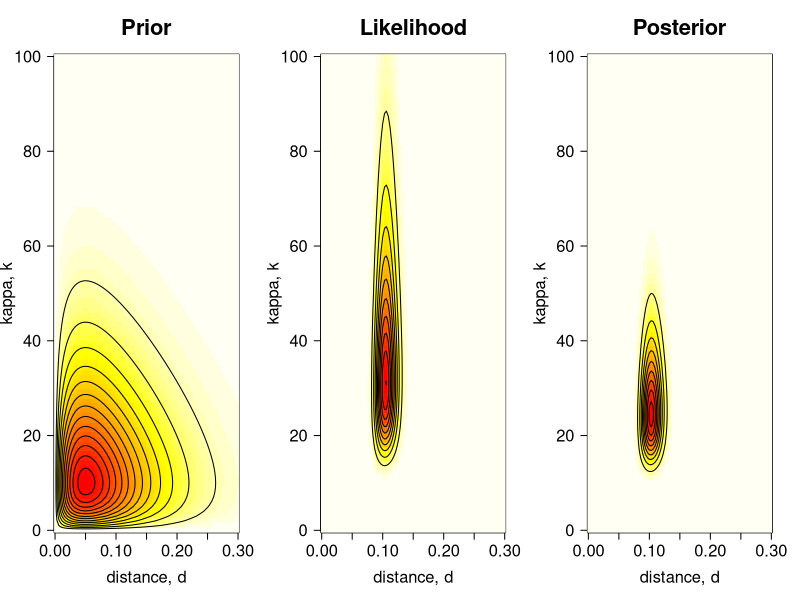
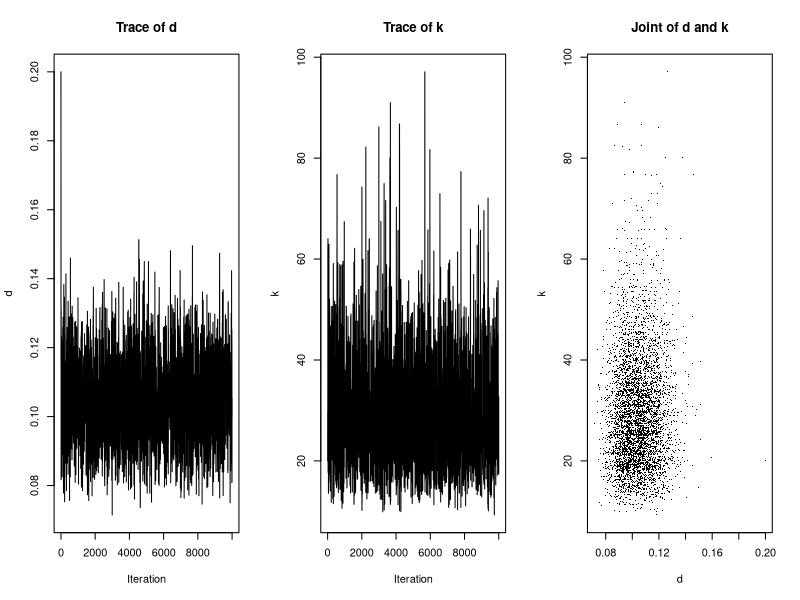
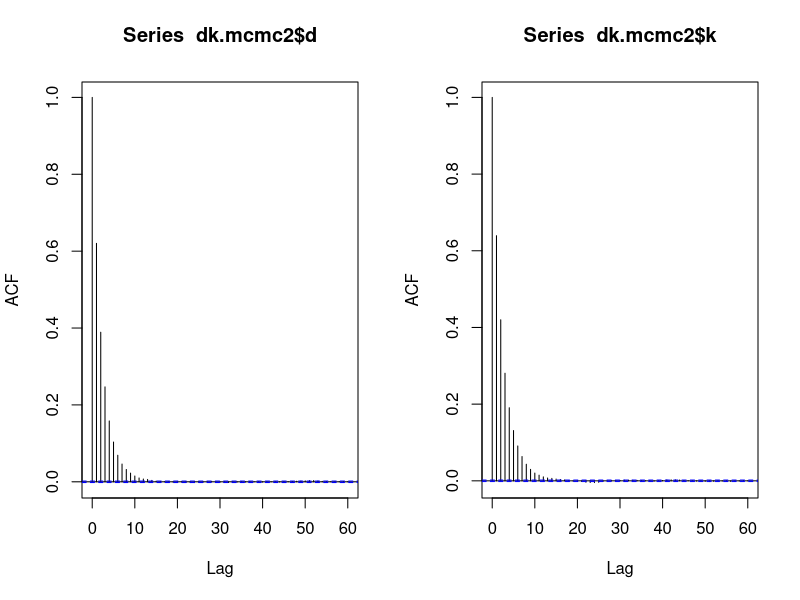
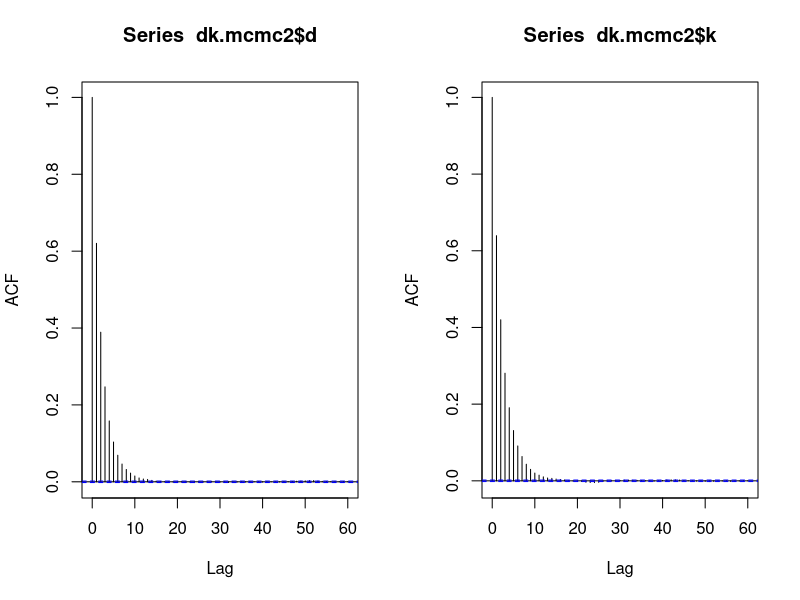
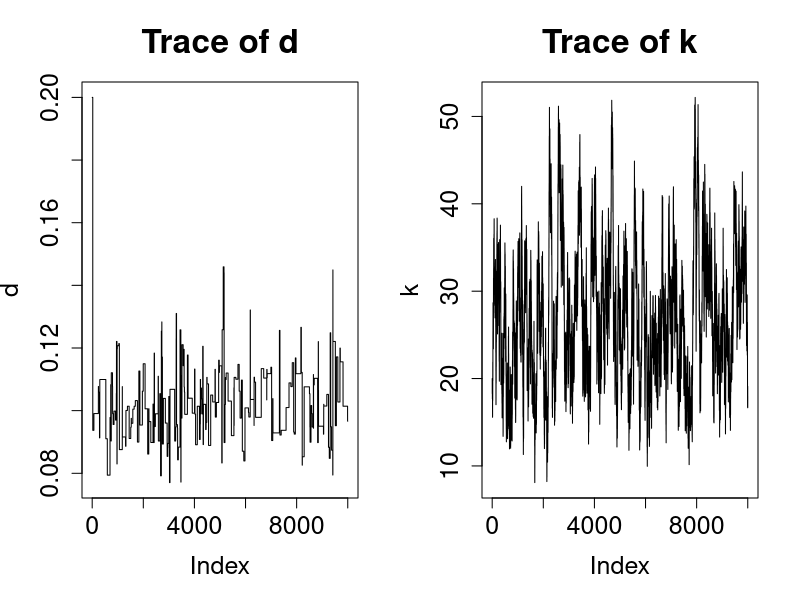
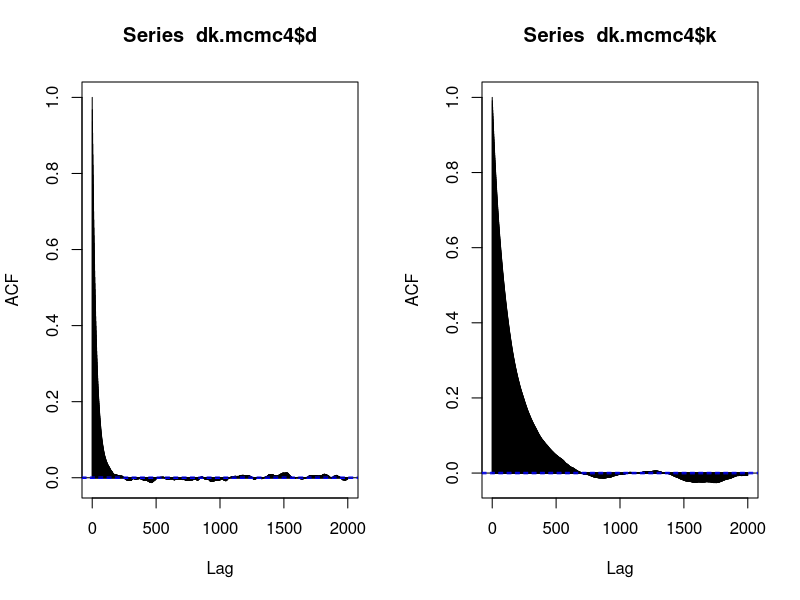
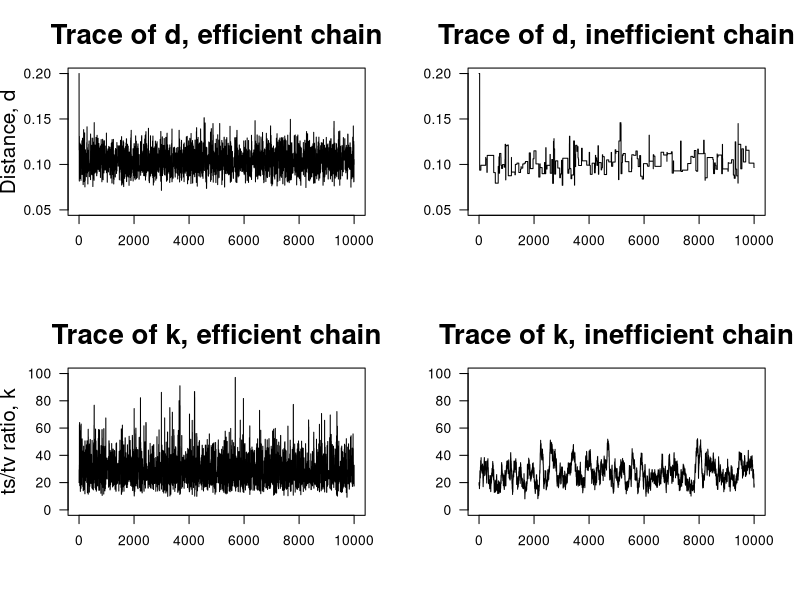
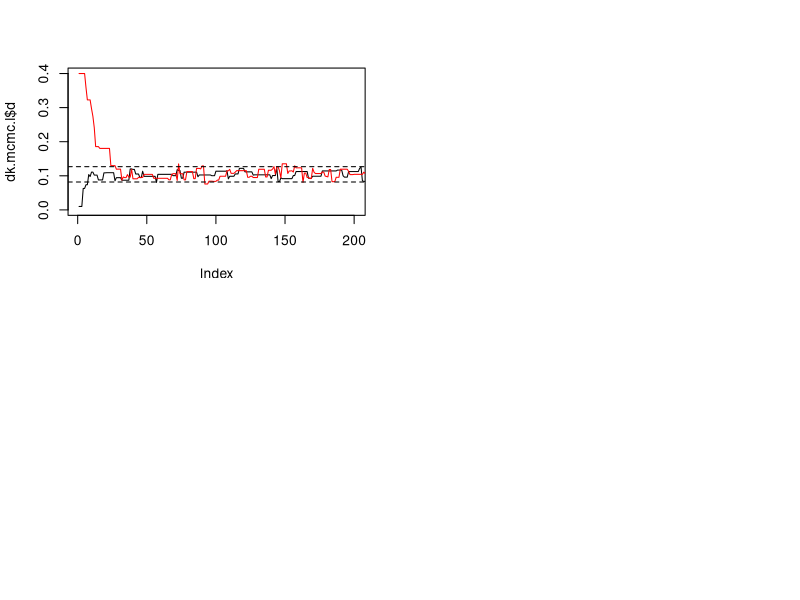

The R script that drew these images, in order:
## ---- chunk 1
knitr::opts_chunk$set(echo = TRUE)
## ---- chunk 2
# Length of alignment in bp
n  <- 948
# Total number of transitions (23+30+10+21)
ns <- 84
# Total number of transversions (1+0+2+0+2+1+0+0)
nv <- 6
## ---- chunk 3
# Define log-likelihood function, f(D|d,k).
# This uses Kimura's (1980) substitution model. See p.8 in Yang (2014).
#
# Arguments:
#
#   d  Numeric, value for the distance.
#   k  Numeric, value for parameter kappa.
#   n  Numeric, length of the alignment. Default: 948.
#   ns Numeric, total number of transitions. Default: 84.
#   nv Numeric, total number of transcersions. Default: 6.
k80.lnL <- function( d, k, n = 948, ns = 84, nv = 6 ) {

  # Define probabilities
  p0 <- .25 + .25 * exp( -4*d/( k+2 ) ) + .5 * exp( -2*d*( k+1 )/( k+2 ) )
  p1 <- .25 + .25 * exp( -4*d/( k+2 ) ) - .5 * exp( -2*d*( k+1 )/( k+2 ) )
  p2 <- .25 - .25 * exp( -4*d/( k+2 ) )

  # Return log-likelihood
  return ( ( n - ns - nv ) * log( p0/4 ) +
            ns * log( p1/4 ) + nv * log( p2/4 ) )

}
## ---- chunk 4
# Number of values that we want to collect for 
# each parameter of interest
dim <- 100
# Vector of `d` values
d.v <- seq( from = 0, to = 0.3, len = dim )
# Vector of `k` values
k.v <- seq( from = 0, to = 100, len = dim )
# Define grid where we will save all possible 
# combinations with the 100 values of `d` and 
# the 100 values of `k`
dk  <- expand.grid( d = d.v, k = k.v )
## ---- chunk 5
# Compute likelihood surface, f(D|d,k)
lnL <- matrix( k80.lnL( d = dk$d, k = dk$k ), ncol = dim )
## ---- chunk 6
# For numerical reasons, we scale the likelihood to be 1
# at the maximum, i.e., we subtract max(lnL)
L <- exp( lnL - max( lnL ) )
## ---- chunk 7
# Compute prior surface, f(D)f(k)
Pri <- matrix( dgamma( x = dk$d, shape = 2, rate = 20 ) *
               dgamma( x = dk$k, shape = 2, rate = .1 ),
               ncol = dim )
## ---- chunk 8
# Compute unnormalised posterior surface, f(d)f(k)f(D|d,k)
Pos <- Pri * L
## ---- chunk 9
# Plot prior, likelihood, and unnormalised posterior surfaces.
# We want one row and three columns.
par( mfrow = c( 1, 3 ) )
# Prior surface. Note that the `contour()` function creates a contour plot.
image( x = d.v, y = k.v, z = -Pri, las = 1, col = heat.colors( 50 ),
       main = "Prior", xlab = "distance, d",
       ylab = "kappa, k", cex.main = 2.0,
       cex.lab = 1.5, cex.axis = 1.5 )
contour( x = d.v, y = k.v, z = Pri, nlev=10, drawlab = FALSE, add = TRUE )
# Likelihood surface + contour plot.
image( x = d.v, y = k.v, z = -L, las = 1, col = heat.colors( 50 ),
       main = "Likelihood", xlab = "distance, d",
       ylab = "kappa, k", cex.main = 2.0,
       cex.lab = 1.5, cex.axis = 1.5 )
contour( x = d.v, y = k.v, z = L, nlev = 10,
         drawlab = FALSE, add = TRUE)
# Unnormalised posterior surface + contour plot.
image( x = d.v, y = k.v, z = -Pos, las = 1, col = heat.colors( 50 ),
       main = "Posterior", xlab = "distance, d",
       ylab = "kappa, k", cex.main = 2.0,
       cex.lab = 1.5, cex.axis = 1.5 )
contour( x = d.v, y = k.v, z = Pos, nlev = 10,
         drawlab = FALSE, add = TRUE )
## ---- chunk 10
# Define function that returns the logarithm of the unnormalised posterior:
#                             f(d) * f(k) * f(D|d,k)
# By, default we set the priors as:
#                  f(d) = Gamma(d | 2, 20) and f(k) = Gamma(k | 2, .1)
#
# Arguments:
#
#   d     Numeric, value for the distance.
#   k     Numeric, value for parameter kappa.
#   n     Numeric, length of the alignment. Default: 948.
#   ns    Numeric, total number of transitions. Default: 84.
#   nv    Numeric, total number of transcersions. Default: 6.
#   a.d.  Numeric, alpha value of the Gamma distribution that works as a prior
#         for the distance (d). Default: 2.
#   b.d.  Numeric, beta value pf the Gamma distribution that works as a prior
#         for parameter distance (d). Default: 20.
#   a.k.  Numeric, alpha value for the Gamma distribution that works as a prior
#         for parameter kappa (k). Default: 2.
#   b.k.  Numeric, beta value for the Gamma distribution that works as a prior
#         for parameter kappa (k). Default: 0.1.
ulnPf <- function( d, k, n = 948, ns = 84, nv = 6,
                   a.d = 2, b.d = 20, a.k = 2, b.k = .1 ){

  # The normalising constant in the prior densities can be ignored
  lnpriord <- ( a.d - 1 )*log( d ) - b.d * d
  lnpriork <- ( a.k - 1 )*log( k ) - b.k * k

  # Define log-likelihood (K80 model)
  expd1 <- exp( -4*d/( k+2 ) )
  expd2 <- exp( -2*d*( k+1 )/( k+2 ) )
  p0 <- .25 + .25 * expd1 + .5 * expd2
  p1 <- .25 + .25 * expd1 - .5 * expd2
  p2 <- .25 - .25 * expd1
  lnL <- ( ( n - ns - nv ) * log( p0/4 ) + ns * log( p1/4 ) + nv * log( p2/4 ) )

  # Return unnormalised posterior (they are lnL, so 
  # you return their sum!)
  return ( lnpriord + lnpriork + lnL )
}
## ---- chunk 11
# Define function with MCMC algorithm.
#
# Arguments:
#
#   init.d  Numeric, initial state value for parameter d.
#   init.k  Numeric, initial state value for paramter k.
#   N       Numeric, number of iterations that the MCMC will run.
#   w.d     Numeric, width of the sliding-window proposal for d.
#   w.k     Numeric, width of the sliding-window proposal for k.
mcmcf <- function( init.d, init.k, N, w.d, w.k ) {

  # We keep the visited states (d, k) in sample.d and sample.k
  # for easy plotting. In practical MCMC applications, these
  # are usually written into a file. These two objects are numeric
  # vectors of length N+1.
  sample.d <- sample.k <- numeric( N+1 )

  # STEP 1: Set initial parameter values to be used during the first
  #         iteration of the MCMC.
  # 1.1. Get initial values for parameters k and d. Save these values
  #      in vectors sample.d and sample.k
  d <- init.d;  sample.d[1] <- init.d
  k <- init.k;  sample.k[1] <- init.k
  # 1.2. Get unnormalised posterior
  ulnP  <- ulnPf( d = d, k = k )
  # 1.3. Initialise numeric vectors that will be used to keep track of
  #      the number of times proposed values for each parameter,
  #      d and k, have been accepted
  acc.d <- 0; acc.k <- 0
  # 1.4. Start MCMC, which will run for N iterations
  for ( i in 1:N ){

    # STEP 2: Propose a new state d*.
    # We use a uniform sliding window of width w with reflection
    # to propose new values d* and k*
    # 2.1. Propose d* and accept/reject the proposal
    dprop <- d + runif( n = 1, min = -w.d/2, max = w.d/2 )
    # 2.2. Reflect if dprop is negative
    if ( dprop < 0 ) dprop <- -dprop
    # 2.3. Compute unnormalised posterior
    ulnPprop <- ulnPf( d = dprop, k = k )
    lnalpha  <- ulnPprop - ulnP

    # STEP 3: Accept or reject the proposal:
    #            if ru < alpha accept proposed d*
    #            else reject and stay where we are
    if ( lnalpha > 0 || runif( n = 1 ) < exp( lnalpha ) ){
      d      <- dprop
      ulnP   <- ulnPprop
      acc.d  <- acc.d + 1
    }

    # STEP 4: Repeat steps 2-3 to propose a new state k*.
    # 4.1. Propose k* and accept/reject the proposal
    kprop <- k + runif( n = 1, min = -w.k/2, max = w.k/2 )
    # 4.2. Reflect if kprop is negative
    if ( kprop < 0 ) kprop <- -kprop
    # 4.3. Compute unnormalised posterior
    ulnPprop <- ulnPf( d = d, k = kprop )
    lnalpha  <- ulnPprop - ulnP
    # 4.4. Accept/reject proposal:
    #          if ru < alpha accept proposed k*
    #          else reject and stay where we are
    if ( lnalpha > 0 || runif( n = 1 ) < exp( lnalpha ) ){
      k     <- kprop
      ulnP  <- ulnPprop
      acc.k <- acc.k + 1
    }

    # STEP 5: Save chain state for each parameter so we can later
    #         plot the corresponding histograms
    sample.d[i+1] <- d
    sample.k[i+1] <- k
  }

  # Print out the proportion of times
  # the proposals were accepted
  cat( "Acceptance proportions:\n", "d: ", acc.d/N, " | k: ", acc.k/N, "\n" )

  # Return vector of d and k visited during MCMC
  return( list( d = sample.d, k = sample.k ) )

}
## ---- chunk 12
set.seed( 12345 )
## ---- chunk 13
# Test run-time
system.time( mcmcf( init.d = 0.2, init.k = 20, N = 1e4,
                    w.d = 0.12, w.k = 180 ) )
## ---- chunk 14
# Run MCMC and save output
dk.mcmc <- mcmcf( init.d = 0.2, init.k = 20, N = 1e4,
                  w.d = 0.12, w.k = 180 )
## ---- chunk 15
# Plot traces of the values sampled for each parameter
par( mfrow = c( 1,3 ) )
# Plot trace for parameter d
plot( x = dk.mcmc$d, ty = 'l', xlab = "Iteration",
      ylab = "d", main = "Trace of d" )
# Plot trace for parameter k
plot( x = dk.mcmc$k, ty = 'l', xlab = "Iteration",
      ylab = "k", main = "Trace of k" )
# Plot the joint sample of d and k (points sampled from posterior surface)
plot( x = dk.mcmc$d, y = dk.mcmc$k, pch = '.', xlab = "d",
      ylab = "k", main = "Joint of d and k" )
## ---- chunk 16
## The chains have converged - "hairy caterpillar"! - w diff starting params,
## still get convergence to these values
## ---- chunk 17
# Run n=1e6 iterations
dk.mcmc2 <- mcmcf( init.d = 0.2, init.k = 20, N = 1e6,
                   w.d = .12, w.k = 180 )
# Plot ACF for each parameter
par( mfrow = c( 1,2 ) )
acf( x = dk.mcmc2$d )
acf( x = dk.mcmc2$k )
## ---- chunk 18
## They are efficient - not too much autocorr
## ---- chunk 19
# Define efficiency function
#
# Arguments:
#  acf  Numeric, autocorrelation value
eff <- function( acf ) 1 / ( 1 + 2 * sum( acf$acf[-1] ) )
## ---- chunk 20
# Compute efficiency
eff( acf = acf( dk.mcmc2$d ) )
eff( acf = acf( dk.mcmc2$k ) )
## ---- chunk 21
## It looks efficient!
## ---- chunk 22
dk.mcmc3 <- mcmcf( init.d = 0.2, init.k = 20, N = 1e4,
                   w.d = 3, w.k = 5 )
## ---- chunk 23
# Plot traces for each parameter.
par( mfrow = c( 1,2 ) )
plot( x = dk.mcmc3$d, ty = 'l', main = "Trace of d", cex.main = 2.0,
      cex.lab = 1.5, cex.axis = 1.5, ylab = "d" )
plot( x = dk.mcmc3$k, ty = 'l', main = "Trace of k", cex.main = 2.0,
      cex.lab = 1.5, cex.axis = 1.5, ylab = "k" )
## ---- chunk 24
## Neither plot looks good - ie inefficient for both params - neither has happily settled - no hairy caterpillars!

## ---- chunk 25
# Run MCMC
dk.mcmc4 <- mcmcf( init.d = 0.2, init.k = 20, N = 1e6,
                   w.d = 3, w.k = 5 )
# Compute efficiency values
eff( acf = acf( dk.mcmc4$d, lag.max = 2e3 ) )
eff( acf = acf( dk.mcmc4$k, lag.max = 2e3 ) )
# Plot the traces for efficient (part 2) and inefficient chains.
par( mfrow = c( 2,2 ) )
plot( dk.mcmc$d, ty = 'l', las = 1, ylim = c( .05,.2 ),
      main = "Trace of d, efficient chain", xlab = '',
      ylab = "Distance, d", cex.main = 2.0, cex.lab = 1.5 )
plot( dk.mcmc3$d, ty = 'l', las = 1, ylim = c( .05,.2 ),
      main = "Trace of d, inefficient chain", xlab='',
      ylab = '', cex.main = 2.0, cex.lab = 1.5 )
plot( dk.mcmc$k, ty = 'l', las = 1, ylim = c( 0,100 ),
      main = "Trace of k, efficient chain",
      xlab = '', ylab = "ts/tv ratio, k",
      cex.main = 2.0, cex.lab = 1.5 )
plot( dk.mcmc3$k, ty = 'l', las = 1, ylim = c( 0,100 ),
      main = "Trace of k, inefficient chain",
      xlab = '', ylab = '', cex.main = 2.0, cex.lab = 1.5 )
## ---- chunk 26
## try plotting mcmc4 (takes a while)

## when running for longer -> chains do converge

## ---- chunk 27
# Run MCMCs with high/low starting values for parameters d and k.
dk.mcmc.l <- mcmcf( init.d = 0.01, init.k = 20, N = 1e4,
                    w.d = .12, w.k = 180 )
dk.mcmc.h <- mcmcf( init.d = 0.4, init.k = 20, N = 1e4,
                    w.d = .12, w.k = 180 )
## ---- chunk 28
# Compute mean and sd for d
mean.d <- mean( dk.mcmc.l$d )
sd.d   <- sd( dk.mcmc.l$d )
## ---- chunk 29
# Plot the two chains 
plot( dk.mcmc.l$d, xlim = c( 1,200 ), ylim = c( 0,0.4 ), ty = "l" )
lines( dk.mcmc.h$d, col = "red" )
# Plot a horizontal dashed line to indicate (approximately)
# the 95% CI.
abline( h = mean.d + 2 * c( -sd.d, sd.d ), lty = 2 )
## ---- chunk 30
# Run an efficient chain (i.e., good proposal step sizes)
dk.mcmc.b <- mcmcf( init.d = 0.05, init.k = 5, N = 1e4,
                    w.d = .12, w.k = 180 )
# Run an inefficient chain (i.e., bad proposal step sizes)
dk.mcmc3.b <- mcmcf( init.d  = 0.05, init.k = 5, N = 1e4,
                     w.d = 3, w.k = 5 )
# Plot and compare histograms
# Set breaking points for the plot
bks <- seq(from=0, to=150, by=1)
# Start plotting
par( mfrow = c( 1,2 ) )
hist( x = dk.mcmc.b$k, prob = TRUE, breaks = bks, border = NA,
      col = rgb( 0, 0, 1, .5 ), las = 1, xlab = "kappa",
      xlim = c( 0,100 ), ylim = c( 0,.055 ) )
hist( x = dk.mcmc$k, prob=TRUE, breaks=bks, border=NA,
      col=rgb(.5, .5, .5, .5), add=TRUE)
## dk.mcmc and dk.mcmc.b both have same (good) step sizes - diff starting val for k - still both converge
hist( x = dk.mcmc3.b$k, prob=TRUE, breaks=bks, border=NA,
      col=rgb(0, 0, 1, .5), las=1, xlab="kappa",
      xlim=c(0,100), ylim=c(0,.055))
hist( x = dk.mcmc3$k, prob=TRUE, breaks=bks, border=NA,
      col=rgb(.5, .5, .5, .5), add=TRUE)
## dk.mcmc3 and dk.mcmc3.b both have same (bad) step sizes - w diff starting params now -not so convergent
## ---- chunk 31
# A) Calculate the posterior means and s.d for each chain.
# Compute means for efficient chains (they are quite similar)
mean( dk.mcmc$d ); mean( dk.mcmc.b$d )
mean( dk.mcmc$k ); mean( dk.mcmc.b$k )
# Compute means for inefficient chains (not so similar)
mean( dk.mcmc3$d ); mean( dk.mcmc3.b$d )
mean( dk.mcmc3$k ); mean( dk.mcmc3.b$k )
# Standard error of the means for efficient chains
sqrt( 1/1e4 * var( dk.mcmc$d ) / 0.23 ) # roughly 2.5e-4
sqrt( 1/1e4 * var( dk.mcmc$k ) / 0.20 ) # roughly 0.2
# Standard error of the means for inefficient chain
sqrt( 1/1e4 * var( dk.mcmc3$d ) / 0.015 ) # roughly 9.7e-4
sqrt( 1/1e4 * var( dk.mcmc3$k ) / 0.003 ) # roughly 1.6
# B) Plot densities (smoothed histograms) for the efficient and
#    inefficient chains.
# Set value to scale the kernel densities for the MCMCs
adj <- 1.5
par( mfrow = c( 1,2 ) )
# Efficient chains
plot( x = density( x = dk.mcmc.b$k, adjust = adj ), col = "blue", las = 1,
      xlim  = c( 0, 100 ), ylim = c( 0, .05 ), xaxs = "i", yaxs = "i" )
lines( x = density( x = dk.mcmc$k, adjust = adj ), col = "black" )
# Inefficient chains
plot( x = density( dk.mcmc3.b$k, adjust = adj ), col = "blue", las = 1,
      xlim = c(0, 100), ylim = c( 0, .05 ), xaxs = "i", yaxs = "i" )
lines( x = density( x = dk.mcmc3$k, adjust = adj ), col = "black" )
